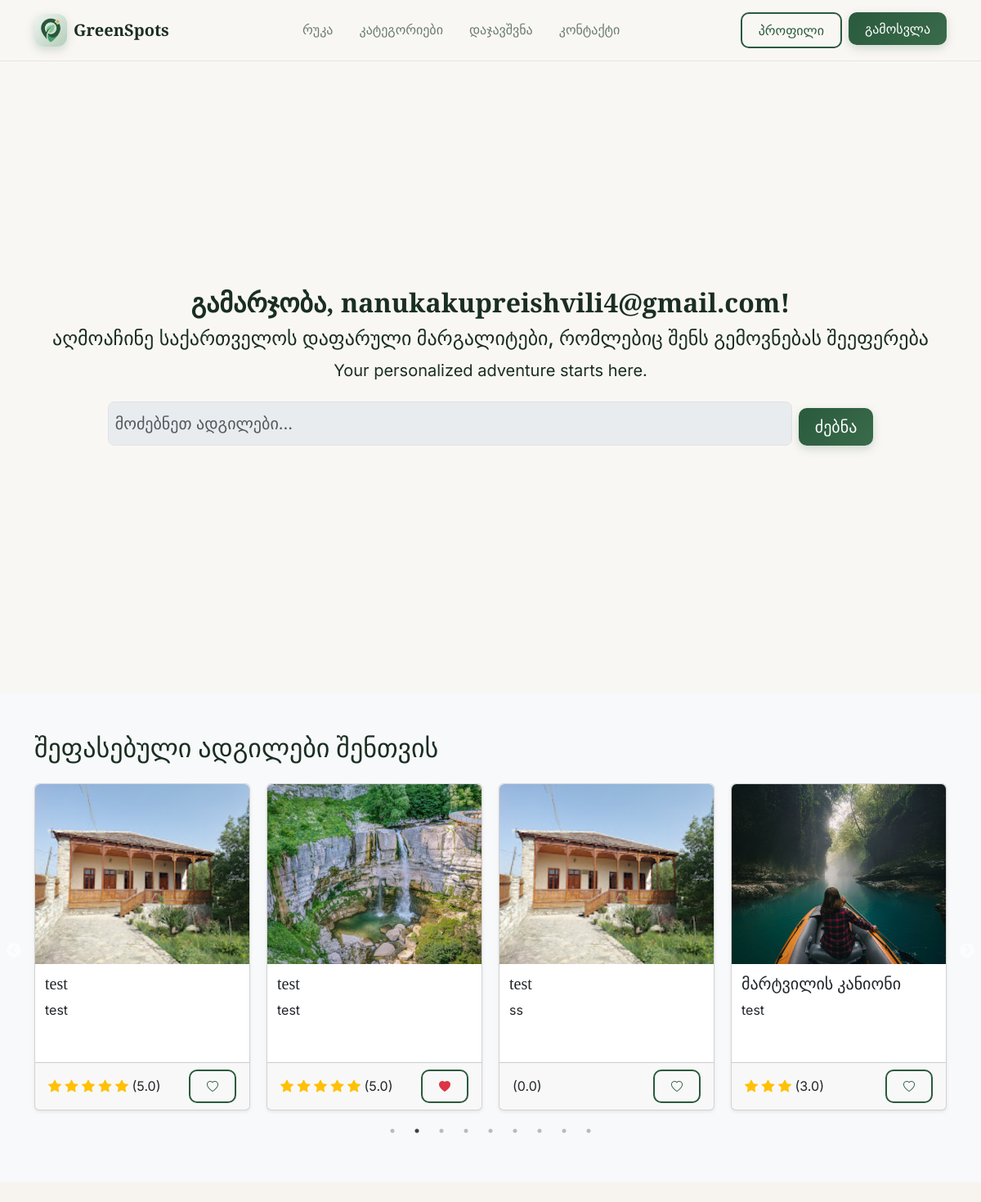
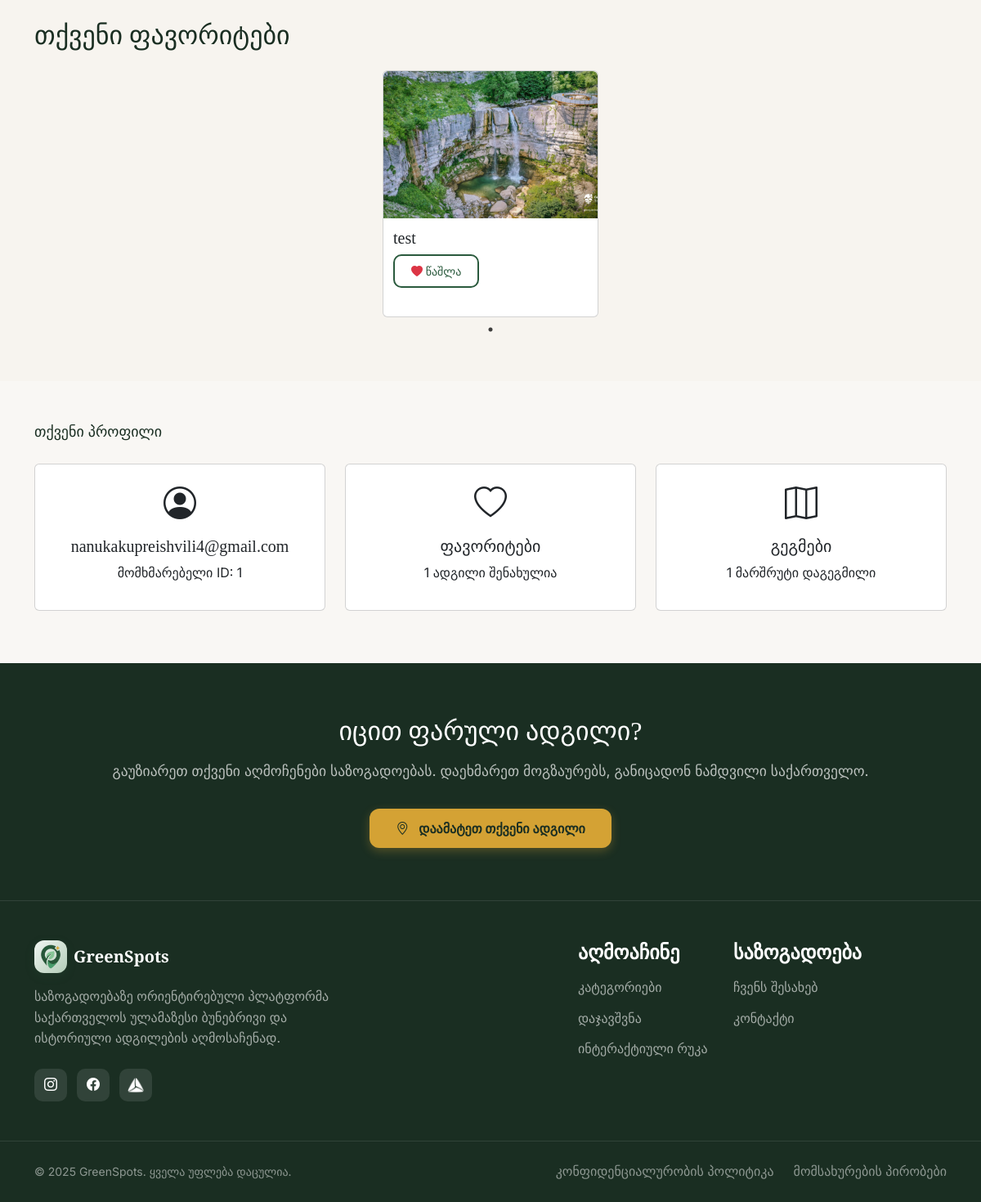
Screenshot of /home (signed in) with the database file from the repository (2 pictures, top to bottom).
### models.py (models this page shows, shortened)
class User(UserMixin, db.Model):
    id = db.Column(db.Integer, primary_key=True)
    username = db.Column(db.String(100), unique=True, nullable=False)
    email = db.Column(db.String(120), unique=True, nullable=False)
    password_hash = db.Column(db.String(200), nullable=False)
    favorites = db.relationship(
        'Place',
        secondary=favorites_table,
        lazy='select',  # Changed from default
        backref=db.backref('favorited_by', lazy='select')
    )
    role = db.Column(db.String(50), default="user")
    is_admin = db.Column(db.Boolean, default=False)

class Place(db.Model):
    id = db.Column(db.Integer, primary_key=True)
    name = db.Column(db.String(150), nullable=False)
    description = db.Column(db.Text, nullable=False)
    category = db.Column(db.String(50), nullable=False)
    region = db.Column(db.String(50))
    image = db.Column(db.String(200))
    latitude = db.Column(db.Float, nullable=True)
    longitude = db.Column(db.Float, nullable=True)
    rating = db.Column(db.Float)
    user_id = db.Column(db.Integer, db.ForeignKey('user.id'), nullable=True)
    ratings = db.relationship('Rating', backref='place', lazy=True)

### app.py (the view)
@app.route("/home")
@login_required
def home():
    places = Place.query.all()
    suggested_places = random.sample(places, min(10, len(places)))
    for place in suggested_places:
        place.avg_rating = round(sum(r.stars for r in place.ratings) / len(place.ratings), 1) if place.ratings else 0
    user_favorites = current_user.favorites
    max_favorites = 6
    favorites_to_show = (
        random.sample(user_favorites, max_favorites)
        if len(user_favorites) > max_favorites else user_favorites
    )
    for fav in favorites_to_show:
        fav.avg_rating = round(sum(r.stars for r in fav.ratings) / len(fav.ratings), 1) if fav.ratings else 0
    user_favorite_ids = [p.id for p in current_user.favorites]
    planned_count = PlannedRoute.query.filter_by(user_id=current_user.id).count()
    return render_template(
        "home.html",
        places=places,
        suggested_places=suggested_places,
        favorites_to_show=favorites_to_show,
        user_favorite_ids=user_favorite_ids,
        planned_count=planned_count
    )

### app.py (called while the page is built)
@login_manager.user_loader
def load_user(user_id):
    return User.query.get(int(user_id))

### templates/home.html (shortened to what this page needs)
{% extends "base.html" %}
{% block css %}
<link rel="stylesheet" href="{{ url_for('static', filename='css/index.css') }}">
<link rel="stylesheet" href="{{ url_for('static', filename='css/dashboard.css') }}">
<link rel="stylesheet" type="text/css" href="https://cdn.jsdelivr.net/npm/slick-carousel@1.8.1/slick/slick.css"/>
<link rel="stylesheet" type="text/css" href="https://cdn.jsdelivr.net/npm/slick-carousel@1.8.1/slick/slick-theme.css"/>
{% endblock %}
{% block content %}
<section class="hero-section py-5 mt-5 text-center">
    <div class="container">
        <h1 class="hero-title">გამარჯობა, {{ current_user.username }}!</h1>
        <p class="hero-slogan-georgian">აღმოაჩინე საქართველოს დაფარული მარგალიტები, რომლებიც შენს გემოვნებას შეეფერება</p>
        <p class="hero-subtitle">Your personalized adventure starts here.</p>
        <div class="d-flex justify-content-center gap-2 mt-4">
            <input type="text" class="form-control form-control-lg w-75" placeholder="მოძებნეთ ადგილები..." disabled>
            <button class="btn btn-primary-green btn-lg">ძებნა</button>
        </div>
    </div>
</section>
<section id="suggestions" class="featured-section py-5 bg-light">
    <div class="container">
        <h2 class="mb-4">შეფასებული ადგილები შენთვის</h2>
        {% if suggested_places %}
        <div class="suggested-slider">
            {% for place in suggested_places %}
            <div>
                <div class="card h-100 shadow-sm">
                    <img src="{{ url_for('static', filename='uploads/' ~ (place.image or 'placeholder.png')) }}" class="card-img-top" alt="{{ place.name }}">
                    <div class="card-body">
                        <h5 class="card-title">{{ place.name }}</h5>
                        <p class="card-text">{{ place.description }}</p>
                    </div>
                    <div class="card-footer d-flex justify-content-between align-items-center">
                        <span>
                            {% for i in range(place.avg_rating|int) %}
                                <i class="bi bi-star-fill text-warning"></i>
                            {% endfor %}
                            ({{ '%.1f' % place.avg_rating }})
                        </span>
                        <button class="btn btn-sm btn-outline-green favorite-btn" data-id="{{ place.id }}">
                            {% if place.id in user_favorite_ids %}
                                <i class="bi bi-heart-fill text-danger"></i>
                            {% else %}
                                <i class="bi bi-heart"></i>
                            {% endif %}
                        </button>
                    </div>
                </div>
            </div>
            {% endfor %}
        </div>
        {% else %}
        <p>ამ კატეგორიაში ჯერ არ არის ადგილები.</p>
        {% endif %}
    </div>
</section>
<section id="favorites" class="categories-section py-5">
    <div class="container">
        <h2 class="mb-4">თქვენი ფავორიტები</h2>
        {% if favorites_to_show %}
        <div class="favorites-slider">
            {% for favorite in favorites_to_show %}
            <div>
                <div class="card h-100">
                    <img src="{{ url_for('static', filename='uploads/' + favorite.image) }}" class="card-img-top" alt="{{ favorite.name }}">
                    <div class="card-body">
                        <h5 class="card-title">{{ favorite.name }}</h5>
                        <form method="POST" action="{{ url_for('toggle_favorite', place_id=favorite.id) }}">
                            <button type="submit" class="btn btn-sm btn-outline-green">
                                <i class="bi bi-heart-fill text-danger"></i> წაშლა
                            </button>
                        </form>
                    </div>
                </div>
            </div>
            {% endfor %}
        </div>
        {% else %}
        <p>თქვენ ჯერ არ გაქვთ ფავორიტები.</p>
        {% endif %}
    </div>
</section>
<section id="profile" class="how-section py-5">
    <div class="container">
        <a href="{{ url_for('profile') }}" class="mb-4 d-block" style="text-decoration: none; color: inherit; font-size: large;">თქვენი პროფილი</a>
        <div class="row">
            <div class="col-md-4 mb-3">
                <div class="card text-center p-3 h-100">
                    <i class="bi bi-person-circle fs-1 mb-2"></i>
                    <h5>{{ current_user.username }}</h5>
                    <p>მომხმარებელი ID: {{ current_user.id }}</p>
                </div>
            </div>
            <div class="col-md-4 mb-3">
                <div class="card text-center p-3 h-100">
                    <i class="bi bi-heart fs-1 mb-2"></i>
                    <h5>ფავორიტები</h5>
                    <p>{{ current_user.favorites|length }} ადგილი შენახულია</p>
                </div>
            </div>
            <div class="col-md-4 mb-3">
                <div class="card text-center p-3 h-100">
                    <i class="bi bi-map fs-1 mb-2"></i>
                    <h5>გეგმები</h5>
                    <p>{{ current_user.routes|length }} მარშრუტი დაგეგმილი</p>
                </div>
            </div>
        </div>
    </div>
</section>
{% endblock %}

### templates/base.html (shortened to what this page needs)
<!DOCTYPE html>
<html lang="en">
<head>
    <link href="https://cdn.jsdelivr.net/npm/bootstrap@5.3.2/dist/css/bootstrap.min.css" rel="stylesheet">
    <link href="https://cdn.jsdelivr.net/npm/bootstrap-icons@1.11.1/font/bootstrap-icons.css" rel="stylesheet">
    {% block css %}{% endblock %}
</head>
<body>
{% include "header.html" %}
{% block content %}
{% endblock %}
{% include "footer.html" %}
</body>
</html>

### templates/header.html (shortened to what this page needs)
<nav class="navbar navbar-expand-lg navbar-greenspots fixed-top">
    <div class="container">
        <a class="navbar-brand" href="{{ url_for('home') }}">
            <div class="brand-icon">
                <img src="{{ url_for('static', filename='img/logo.png') }}" alt="logo" width="30" height="30">
            </div>
            GreenSpots
        </a>
        <div class="collapse navbar-collapse" id="navbarNav">
            <ul class="navbar-nav mx-auto">
                <li class="nav-item"><a class="nav-link" href="{{ url_for('map_page') }}">რუკა</a></li>
                <li class="nav-item"><a class="nav-link" href="{{ url_for('categories') }}">კატეგორიები</a></li>
                <li class="nav-item"><a class="nav-link" href="{{ url_for ('booking')}}">დაჯავშვნა</a></li>
                <li class="nav-item"><a class="nav-link" href="{{ url_for ('contact')}}">კონტაქტი</a></li>
            </ul>
            <div class="d-flex gap-2">
                {% if current_user.is_authenticated %}
                    <a href="{{ url_for('profile') }}"><button class="btn btn-outline-green">პროფილი</button></a>
                    <a href="{{ url_for('auth_bp.logout') }}"><button class="btn btn-primary-green">გამოსვლა</button></a>
                {% else %}
                    <a href="{{ url_for('auth_bp.login') }}"><button class="btn btn-outline-green">ავტორიზაცია</button></a>
                    <a href="{{ url_for('auth_bp.register') }}"><button class="btn btn-primary-green">რეგისტრაცია</button></a>
                {% endif %}
            </div>
        </div>
    </div>
</nav>

### templates/footer.html
<footer id="about">
    <div class="footer-cta">
        <div class="container">
            <h2>იცით ფარული ადგილი?</h2>
            <p>გაუზიარეთ თქვენი აღმოჩენები საზოგადოებას. დაეხმარეთ მოგზაურებს, განიცადონ ნამდვილი საქართველო.</p>
            <a href="{{ url_for ('add_place')}}" class="btn btn-accent">
                <i class="bi bi-geo-alt me-2"></i> დაამატეთ თქვენი ადგილი
            </a>
        </div>
    </div>
    <div class="footer-main">
        <div class="container">
            <div class="row">
                <div class="col-lg-5 mb-4 mb-lg-0">
                    <a href="{{ url_for('index') }}" class="footer-brand">
                        <div class="brand-icon">
                            <img src="{{ url_for('static', filename='img/logo.png') }}" alt="logo" width="30" height="30">
                        </div>
                        GreenSpots
                    </a>
                    <p class="footer-description">
                        საზოგადოებაზე ორიენტირებული პლატფორმა საქართველოს ულამაზესი ბუნებრივი და ისტორიული ადგილების აღმოსაჩენად.
                    </p>
                    <div class="social-links">
                        <a href="https://www.instagram.com/_nanuukkaa_/" class="social-link"><i class="bi bi-instagram"></i></a>
                        <a href="https://www.facebook.com/nanu.kupreishvili" class="social-link"><i class="bi bi-facebook"></i></a>
                        <a href="https://tbcbank.ge/ka/tbc-education" class="social-link">
                            <img src="{{ url_for('static', filename='img/tbc-logo.png') }}" alt="logo" width="20" height="20">
                        </a>
                    </div>
                </div>
                <div class="col-6 col-lg-2 offset-lg-2">
                    <h4 class="footer-title">აღმოაჩინე</h4>
                    <ul class="footer-links">
                        <li><a href="#">კატეგორიები</a></li>
                        <li><a href="#">დაჯავშვნა</a></li>
                        <li><a href="{{ url_for('map_page') }}">ინტერაქტიული რუკა</a></li>
                    </ul>
                </div>
                <div class="col-6 col-lg-2">
                    <h4 class="footer-title">საზოგადოება</h4>
                    <ul class="footer-links">
                        <li><a href="#">ჩვენს შესახებ</a></li>
                        <li><a href="#">კონტაქტი</a></li>
                    </ul>
                </div>
            </div>
        </div>
    </div>
    <div class="footer-bottom">
        <div class="container">
            <div class="d-flex flex-column flex-md-row justify-content-between align-items-center gap-3">
                <p>© 2025 GreenSpots. ყველა უფლება დაცულია.</p>
                <div class="d-flex gap-4">
                    <a href="#">კონფიდენციალურობის პოლიტიკა</a>
                    <a href="#">მომსახურების პირობები</a>
                </div>
            </div>
        </div>
    </div>
</footer>

### static/css/dashboard.css (style rules this page uses)
body { font-family: "ALK life", 'Inter', sans-serif; margin: 0; padding: 0; }
html { scroll-behavior: smooth; }
.card-img-top { width: 100%; height: 200px; object-fit: cover; object-position: center; border-radius: 6px 6px 0 0; }
.card-body { min-height: 120px; padding: 0.75rem; }
.card.h-100 { display: flex; flex-direction: column; }
.card.h-100 .card-body { flex-grow: 1; }
#suggestions .card-img-top { height: 220px; }
#favorites .card-img-top { height: 180px; }
.hero-section { padding: 3rem 1rem 2rem 1rem; text-align: center; }
.hero-section h1.hero-title { margin-bottom: 0.5rem; line-height: 1.2; font-size: 2rem; }
.hero-section p { margin-bottom: 0.5rem; line-height: 1.4; }
.hero-section .d-flex { flex-wrap: wrap; justify-content: center; gap: 0.5rem; margin-top: 1rem; }
.hero-section .form-control { max-width: 100%; min-width: 200px; padding: 0.5rem; }
.hero-section .btn-lg { margin-top: 0.5rem; }
#profile .col-md-4 { margin-bottom: 15px; }
.suggested-slider .slick-slide { padding: 0 10px; }
.suggested-slider { margin: 0 -10px; }
.suggested-slider .card { height: 100%; }
.favorites-slider .slick-slide { padding: 0 10px; }
.favorites-slider { margin: 0 -10px; }
.favorites-slider .card { height: 100%; }

### rows the page displays
User: username "nanukakupreishvili4@gmail.com", id "1"
Place: image+name (picture), name "test", description "test", avg_rating "5.0"
Place: image+name (picture), name "test", description "test", avg_rating "5.0"
Place: image+name (picture), name "test", description "ss", avg_rating "0.0"
Place: image (picture), name "მარტვილის კანიონი", description "test", avg_rating "3.0"

### other values shown
{{ current_user.favorites|length }} "1"
{{ current_user.routes|length }} "1"
